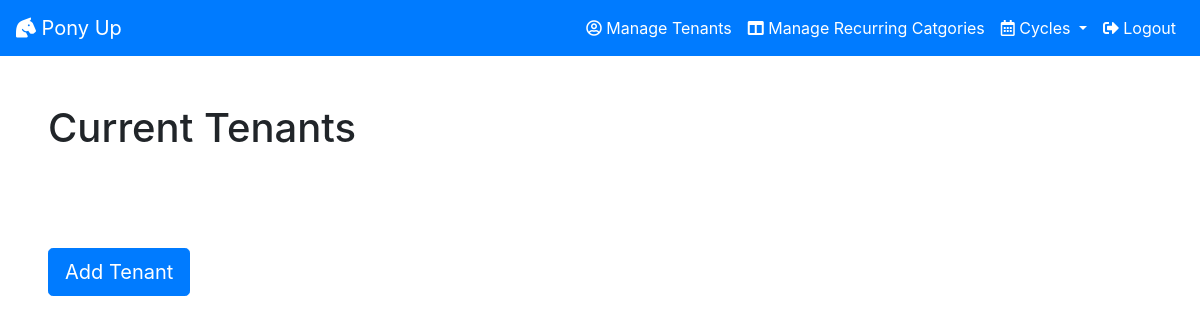
The page /tenants/ (signed in) on the database as committed earlier.
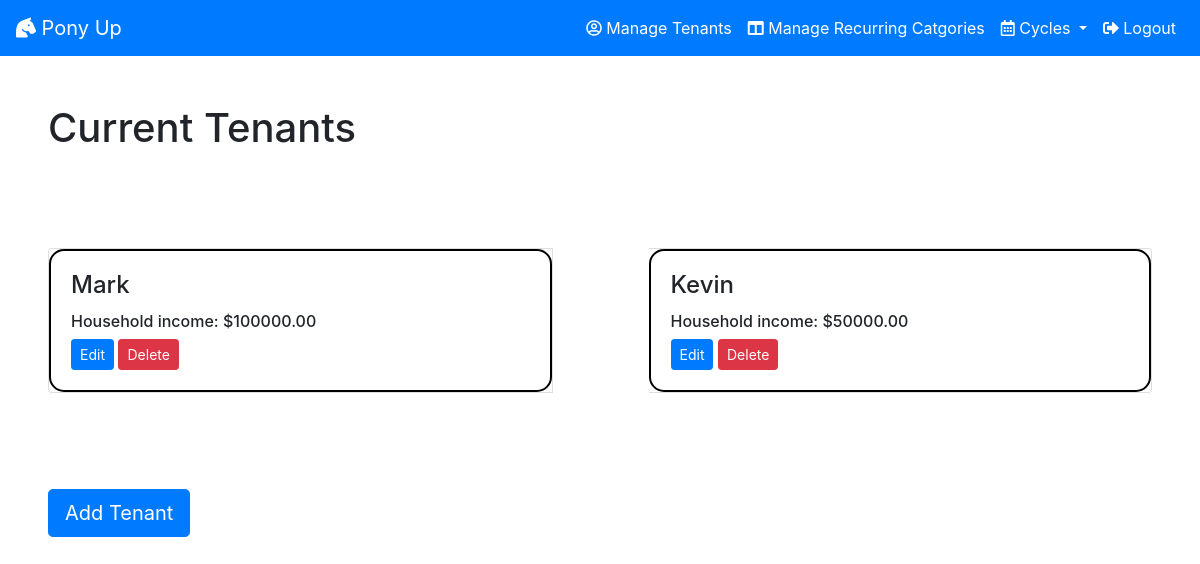
The same page on the database as committed later.
### cycles/models.py (models this page shows, shortened)
class Tenant(models.Model):
    name =  models.CharField(max_length=100)
    income = models.DecimalField(max_digits=9, decimal_places=2)
    manager = models.ForeignKey(User, on_delete=models.CASCADE)
    deletedOn = models.DateField(default=None, null=True)
    cycle = models.ManyToManyField("Cycle", through='tenantCycle')

### cycles/views/tenantlist.py (the view)
# urls.py: path("tenants/", views.tenantlist, name="tenantlist"),
def tenantlist(request):
    managerId = request.user.id
    tenants = Tenant.objects.filter(manager=managerId)
    context = {'tenants': tenants}
    return render(request, 'cycles/tenantlist.html', context)

### cycles/templates/cycles/tenantlist.html (shortened to what this page needs)
{% extends "cycles/index.html" %}
{% block content %}
<h1 class="m-5">Current Tenants</h1>
<div class='card-group'>
    {% for tenant in tenants %}
    {% if tenant.deletedOn is None %}
    <div class="card m-5">
        <div class='card-body tenantCard'>
            <h4 class="card-title">{{ tenant.name }}</h4>
            <h6 class='card-text'>Household income: ${{ tenant.income }}</h6>
            <a href="{% url 'cycles:editTenantForm' tenant.id %}"><button
                    class="btn btn-primary btn-sm">Edit</button></a>
            <a href="{% url 'cycles:deleteTenant' tenant.id %}"><button
                    class="btn btn-danger btn-sm">Delete</button></a>
        </div>
    </div>
    {% endif %}
    {% endfor %}
</div>
<a href="{% url 'cycles:addTenantForm' %}"><button class="btn btn-primary btn-lg m-5">Add Tenant</button></a>
{% endblock %}

### cycles/templates/cycles/index.html (shortened to what this page needs)
{% load static %}
<!DOCTYPE html>
<html>
<head>
    <link rel="stylesheet" href="https://stackpath.bootstrapcdn.com/bootstrap/4.3.1/css/bootstrap.min.css">
    <link rel="stylesheet" href="https://use.fontawesome.com/releases/v5.7.2/css/all.css">
    <link rel="stylesheet" type="text/css" href="{% static 'cycles/index.css' %}">
</head>
<body>
    {% include "cycles/navbar.html" %}
    {% if user.is_authenticated %}
    {% block content %}
    {% endblock content%}
    {% else %}
    <h1 class='m-5'>Lets get started...</h1>
    <div class='m-5'><a href="{% url 'cycles:register' %}">Register</a></div>
    <div class='m-5'><a href="{% url 'cycles:login' %}">Login</a></div>
    {% endif %}
</body>
</html>

### cycles/templates/cycles/navbar.html (shortened to what this page needs)
<nav class="navbar navbar-expand-md navbar-dark bg-primary">
    <a class="navbar-brand" href="/"><i class="fas fa-horse-head"></i> Pony Up</a>
    <div class="collapse navbar-collapse order-3" id="navbarSupportedContent">
        <ul class="navbar-nav ml-auto">
            <li class="nav-item mx-2">
                <a href="{% url 'cycles:tenantlist' %}" class=" ponynav"><i class="far fa-user-circle"></i>
                    Manage
                    Tenants</a></li>
            <li class="nav-item mx-2">
                <a href="{% url 'cycles:recurringlist' %}" class="ponynav"><i class="fas fa-columns"></i>
                    Manage Recurring Catgories</a></li>
            <li class="nav-item dropdown mx-2">
                <a class="dropdown-toggle ponynav" href="#" id="navbarDropdown" role="button"
                    data-toggle="dropdown" aria-haspopup="true" aria-expanded="false"><i
                        class="far fa-calendar-alt"></i>
                    Cycles
                </a>
            </li>
            <li class="nav-item mx-2">
                <a href="{% url 'cycles:logout' %}" class="ponynav"><i class="fas fa-sign-out-alt"></i>
                    Logout</a>
            </li>
        </ul>
    </div>
</nav>

### cycles/static/cycles/index.css (style rules this page uses)
.tenantCard { border: 2px solid black; border-radius: 15px; }
.ponynav { color: white; justify-content: right; }

Rows that differ between the two databases and show on the page:
added Tenant: name "Mark", income "100000.00"
added Tenant: name "Kevin", income "50000.00"
